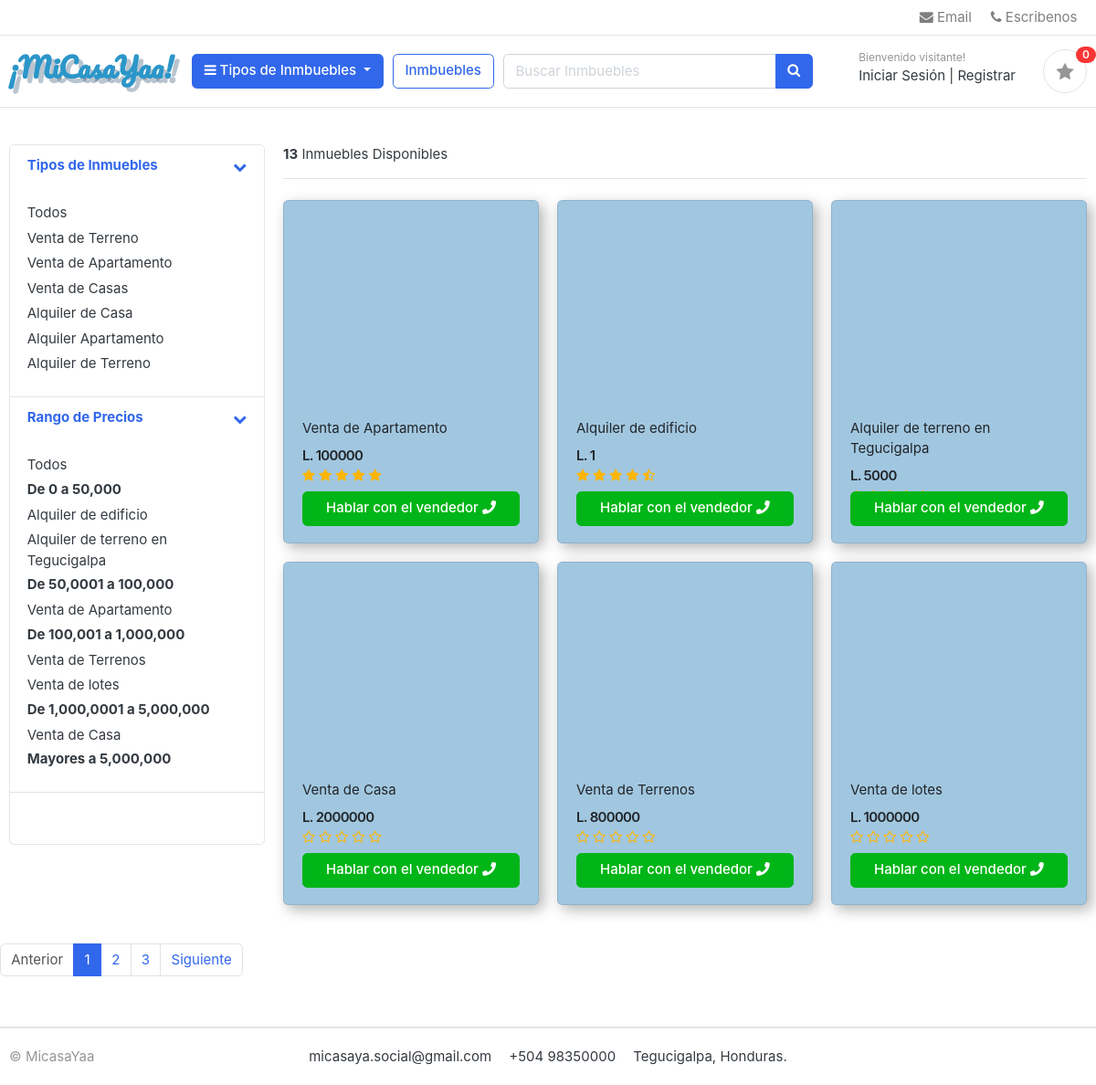
/store/, run on the app's committed database.
### category/models.py (models this page shows, shortened)
class Category(models.Model):
    category_name = models.CharField(max_length=20, unique= True)
    description = models.CharField(max_length=255, blank= True)
    slug = models.CharField(max_length=100,  unique = True)
    cat_image = models.ImageField(upload_to= 'photos/categories', blank = True)
    def get_url(self):
        return reverse('products_by_category', args=[self.slug])
        print(get_url);

### store/models.py (models this page shows, shortened)
class Product(models.Model):
    product_name = models.CharField(max_length=200, unique=True)
    slug = models.CharField(max_length=200, unique=True)
    descripton = models.TextField(max_length=500, blank=True)
    price = models.IntegerField()
    images = CloudinaryField('image')
    stock = models.IntegerField()
    is_available = models.BooleanField(default = True)
    category = models.ForeignKey(Category, on_delete=models.CASCADE)
    created_date = models.DateTimeField(auto_now_add=True)
    modified_date = models.DateTimeField(auto_now=True)
    objects = createProducto()
    def get_url(self):
        return reverse('product_detail', args=[self.category.slug, self.slug])
    def averageReview(self):
        reviews = ReviewRating.objects.filter(product=self, status=True).aggregate(average=Avg('rating'))
        avg=0
        if reviews['average'] is not None:
            avg = float(reviews['average'])
        return avg

### store/views.py (the view)
# urls.py: path('store/', include('store.urls')),
def store(request, category_slug=None ):##
    categories = None
    products = None
    if category_slug != None:
        categories = get_object_or_404(Category, slug = category_slug)
        products = Product.objects.filter(category=categories , is_available=True).order_by('id')##
        paginator = Paginator(products, 6)
        page = request.GET.get('page')
        paged_products = paginator.get_page(page)
        product_count = products.count()
    else:
        products = Product.objects.all().filter(is_available=True).order_by('id')
        paginator = Paginator(products, 6)
        page = request.GET.get('page')
        paged_products = paginator.get_page(page)
        product_count = products.count()
    context = {
        'products':paged_products,
        'product_count':product_count,
    }
    return render(request, 'store/store.html', context)

### category/context_processors.py (called while the page is built)
def menu_links(request):
    links = Category.objects.all()
    return dict(links=links)

### favorites/context_processors.py (called while the page is built)
def counter(request):
    favorite_count = 0
    try:
        favorite = Favorite.objects.filter(favorite_id=_favorite_id(request))
        if request.user.is_authenticated:
            favorite_items = FavoriteItem.objects.all().filter(user=request.user)
        else:
            favorite_items = FavoriteItem.objects.all().filter(favorite=favorite[:1])
        for favorite_item in favorite_items:
            favorite_count += favorite_item.quantity
    except Favorite.DoesNotExist:
        favorite_count = 0
    return dict(favorite_count=favorite_count)

### favorites/views.py (called while the page is built)
def _favorite_id(request):
    favorite = request.session.session_key
    if not favorite:
        favorite = request.session.create()
    return favorite

### templates/store/store.html (shortened to what this page needs)
{% extends 'base.html' %}
{% block content %}
<body>
	<section class="section-content padding-y" >
		<div class="container">
			<div class="row">
				<aside class="col-md-3">
					<div class="card">
						<article class="filter-group">
							<header class="card-header">
								<a href="#" data-toggle="collapse" data-target="#collapse_1" aria-expanded="true" class="">
									<i class="icon-control fa fa-chevron-down"></i>
									<h6 class="title">Tipos de Inmuebles</h6>
								</a>
							</header>
							<div class="filter-content collapse show" id="collapse_1" style="">
								<div class="card-body">
									<ul class="list-menu">
											<li><a href="{% url 'store' %}">Todos  </a></li>
										{% for category in links %}
										<li><a href="{{ category.get_url }}">{{ category.category_name }}  </a></li>
										{% endfor %}
									</ul>
								</div>
							</div>
						</article>
						<article class="filter-group">
							<header class="card-header">
								<a href="#" data-toggle="collapse" data-target="#collapse_3" aria-expanded="true" class="">
									<i class="icon-control fa fa-chevron-down"></i>
									<h6 class="title">Rango de Precios </h6>
								</a>
							</header>
									<div class="filter-content collapse show" id="collapse_3" style="">
										<div class="card-body">
											<ul class="list-menu">
												<li><a href="{% url 'store' %}" >Todos  </a></li>
												<h6>De 0 a 50,000</h6>
												{% for product in products%}
												{% if product.price >= 0 and product.price <= 50000 %}
												<li><a href="{{ product.get_url }}" >{{ product.product_name }}</a></li>
												{% endif %}
												{% endfor %}
												<h6>De 50,0001 a 100,000</h6>
												{% for product in products%}
												{% if product.price >= 50001 and product.price <= 100000 %}
												<li><a href="{{ product.get_url }}"> {{product.product_name}} </a></li>
												{% endif %}
												{% endfor %}
												<h6>De 100,001 a 1,000,000</h6>
												{% for product in products%}
												{% if product.price >= 100001 and product.price <= 1000000 %}
												<li><a href="{{ product.get_url }}"> {{product.product_name}} </a></li>
												{% endif %}
												{% endfor %}
												<h6>De 1,000,0001 a 5,000,000</h6>
												{% for product in products%}
												{% if product.price >= 1000001 and product.price <= 5000000 %}
												<li><a href="{{ product.get_url }}"> {{product.product_name}} </a></li>
												{% endif %}
												{% endfor %}
												<h6>Mayores a 5,000,000</h6>
											</ul>
										</div>
									</div>
										</article>
							<div class="filter-content collapse show" id="collapse_3" style="">
								<div class="card-body">
									<div class="form-row">
									</div>
								</div>
							</div>
					</div>
				</aside>
				<main class="col-md-9">
					<header class="border-bottom mb-4 pb-3">
						<div class="form-inline">
							<span class="mr-md-auto"> <b>{{ product_count }}</b> Inmuebles Disponibles </span>
						</div>
					</header>
					<div class="row">
						{% if products %}
						{% for product in products %}
						<div class="col-md-4">
							<figure class="card card-product-grid" style="box-shadow: 5px 5px 15px rgba(0,0,0,0.3); background: #A1C7E0;;">
								<div class="img-wrap">
								</div>
								<figcaption class="info-wrap">
									<div class="fix-height">
										<a href="{{ product.get_url }}" class="title">{{product.product_name}}</a>
										<div class="price-wrap mt-2">
											<span class="price">L. {{product.price}}</span>
										</div>
										<div class="rating-star">
								      <span>
								        <i class="fa fa-star{% if product.averageReview < 0.5 %}-o{% elif product.averageReview >= 0.5 and product.averageReview < 1 %}-half-o {% endif %}" aria-hidden="true"></i>
								        <i class="fa fa-star{% if product.averageReview < 1.5 %}-o{% elif product.averageReview >= 1.5 and product.averageReview < 2 %}-half-o {% endif %}" aria-hidden="true"></i>
								        <i class="fa fa-star{% if product.averageReview < 2.5 %}-o{% elif product.averageReview >= 2.5 and product.averageReview < 3 %}-half-o {% endif %}" aria-hidden="true"></i>
								        <i class="fa fa-star{% if product.averageReview < 3.5 %}-o{% elif product.averageReview >= 3.5 and product.averageReview < 4 %}-half-o {% endif %}" aria-hidden="true"></i>
								        <i class="fa fa-star{% if product.averageReview < 4.5 %}-o{% elif product.averageReview >= 4.5 and product.averageReview < 5 %}-half-o {% endif %}" aria-hidden="true"></i>
								      </span>
								    </div>
									</div>
											<a href="mailto:<nowiki> micasaya.social@gmail.com" class="btn btn-block btn-success"> Hablar con el vendedor  <i class="fas fa-phone"></i></a>
								</figcaption>
							</figure>
						</div>
						{% endfor %}
						{% else %}
							<div>
								<h2> No se encontraron Inmbuebles </h2>
							</div>
						{% endif %}
								</main>
								<nav class ="mt-4" aria-label="Page navigation sample">
									{% if products.has_other_pages %}
									<ul class="pagination">
										{% if products.has_previous %}
											<li class="page-item"><a class="page-link" href="?page={{products.previous_page_number}}">Anterior</a></li>
										{%else%}
											<li class="page-item disabled"><a class="page-link" href="#">Anterior</a></li>
										{% endif %}
										{% for i in products.paginator.page_range %}
											{% if products.number == i %}
												<li class="page-item active"><a class="page-link" href="#">{{i}}</a></li>
											{% else %}
												<li class="page-item"><a class="page-link" href="?page={{i}}">{{i}}</a></li>
											{%endif%}
										{% endfor %}
										{% if products.has_next %}
											<li class="page-item"><a class="page-link" href="?page={{products.next_page_number}}">Siguiente</a></li>
										{% else %}
											<li class="page-item disabled"><a class="page-link" href="#">Siguiente</a></li>
										{% endif %}
									</ul>
									{% endif %}
								</nav>
							</div>
							</div>
							</section>
{% endblock %}

### static/css/ui.css (style rules this page uses)
html { font-family: "Inter", sans-serif; font-size: 15px; }
.img-wrap { text-align: center; display: block; }
.price-wrap { letter-spacing: -0.7px; }
.padding-y { padding-top: 40px; padding-bottom: 40px; }
figure { margin-bottom: 0; }
article:after, .form-group:after { display: block; clear: both; content: ""; }
[class*=list-] li:after { visibility: hidden; display: block; content: ""; overflow: hidden; height: 0; clear: both; }
.list-menu { list-style: none; margin: 0; padding-left: 0; }
.list-menu li { margin-bottom: 5px; }
.list-menu a { color: #343a40; }
[class*=card-product] a.title { color: #212529; display: block; }
[class*=card-product] .img-wrap { overflow: hidden; position: relative; }
.card-product-grid { margin-bottom: 20px; }
.card-product-grid .img-wrap { border-radius: 0.2rem 0.2rem 0 0; height: 220px; }
.card-product-grid .info-wrap { overflow: hidden; padding: 18px 20px; }
.card-product-grid .fix-height { height: 80px; overflow: hidden; }
.card .img-wrap { overflow: hidden; }
.price { font-weight: 600; color: #212529; }
.icon-control { margin-top: 5px; float: right; font-size: 80%; }
.card-header .title { margin-bottom: 0; line-height: 1.5; }
.filter-group { border-bottom: 1px solid #e4e4e4; }
.filter-group .card-header { border-bottom: 0; }

### static/css/custom.css (style rules this page uses)
.rating-star i { color: #ffb503 !important; }

### data on the page
Category: category_name "Venta de Terreno"
Category: category_name "Venta de Apartamento"
Category: category_name "Venta de Casas"
Category: category_name "Alquiler de Casa"
Category: category_name "Alquiler Apartamento"
Category: category_name "Alquiler de Terreno"
Product: product_name "Alquiler de edificio", price "1"
Product: product_name "Alquiler de terreno en Tegucigalpa", price "5000"
Product: product_name "Venta de Apartamento", price "100000"
Product: product_name "Venta de Terrenos", price "800000"
Product: product_name "Venta de lotes", price "1000000"
Product: product_name "Venta de Casa", price "2000000"

### other printed values
{{ favorite_count }} "0"
{{ product_count }} "13"
{{ i }} "1"
{{ i }} "2" "3"
